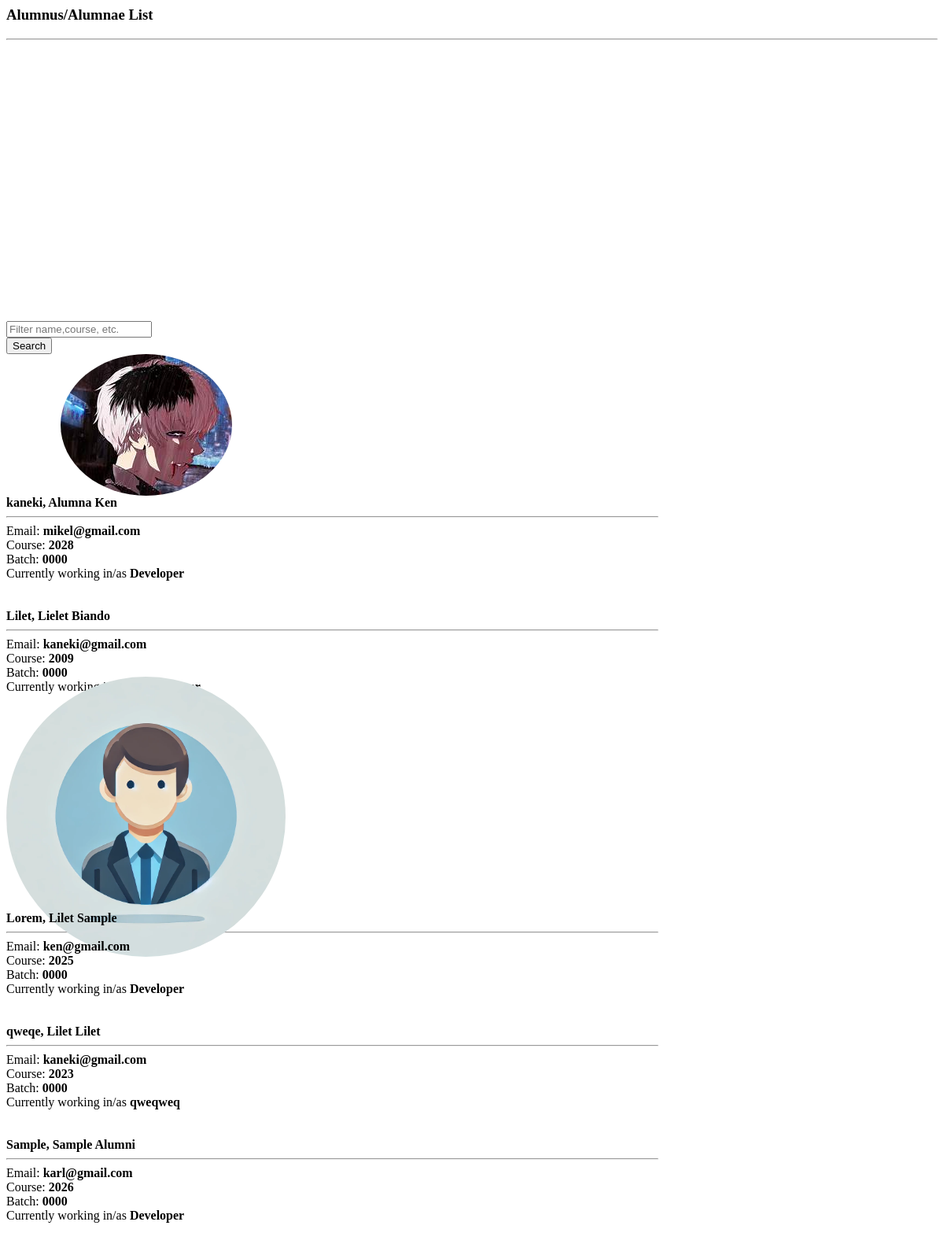
The page /client_side/alumni_list.php on the database its author committed.
### tables this page shows
CREATE TABLE `alumnus_bio` (
  `id` int(30) NOT NULL,
  `firstname` varchar(200) NOT NULL,
  `middlename` varchar(200) NOT NULL,
  `lastname` varchar(200) NOT NULL,
  `gender` varchar(10) NOT NULL,
  `batch` year(4) NOT NULL,
  `course_id` int(30) NOT NULL,
  `email` varchar(250) NOT NULL,
  `connected_to` text NOT NULL,
  `avatar` text NOT NULL,
  `status` tinyint(1) NOT NULL DEFAULT 0 COMMENT '0= Unverified, 1= Verified',
  `date_created` date NOT NULL DEFAULT current_timestamp()
);

CREATE TABLE `courses` (
  `id` int(30) NOT NULL,
  `course` text NOT NULL,
  `about` text NOT NULL
);

### client_side/alumni_list.php (the view, shortened to what this page needs)
<?php
include 'admin/db_connect.php';
?>
        <header class="masthead">
            <div class="container-fluid h-100">
                <div class="row h-100 align-items-center justify-content-center text-center">
                    <div class="col-lg-8 align-self-end mb-4 page-title">
                        <h3 class="text-white">Alumnus/Alumnae List</h3>
                        <hr class="divider my-4" />
                    </div>
                </div>
            </div>
        </header>
        	<div class="container">
        		<div class="card mb-4 mt-4">
		        <div class="card-body">
		            <div class="row">
		                <div class="col-md-8">
		                    <div class="input-group mb-3">
		                      <input type="text" class="form-control" id="filter" placeholder="Filter name,course, etc." aria-label="Filter" aria-describedby="filter-field">
		                    </div>
		                </div>
		                <div class="col-md-4">
		                    <button class="btn btn-primary btn-block btn-sm" id="search">Search</button>
		                </div>
		            </div>
		        </div>
		    </div>
        	</div>
            <div class="container-fluid mt-3 pt-2">
                <div class="row-items">
                <div class="col-lg-12">
                    <div class="row">
                <?php
                $fpath = 'admin/assets/uploads';
                $alumni = $conn->query("SELECT a.*,c.course,Concat(a.lastname,', ',a.firstname,' ',a.middlename) as name from alumnus_bio a inner join courses c on c.id = a.course_id order by Concat(a.lastname,', ',a.firstname,' ',a.middlename) asc");
                while($row = $alumni->fetch_assoc()):
                ?>
                <div class="col-md-4 item">
                <div class="card alumni-list" data-id="<?php echo $row['id'] ?>">
                        <div class="alumni-img" card-img-top>
                            <img src="<?php echo $fpath.'/'.$row['avatar'] ?>" alt="">
                        </div>
                    <div class="card-body">
                        <div class="row align-items-center h-100">
                            <div class="">
                                <div>
                                <p class="filter-txt"><b><?php echo $row['name'] ?></b></p>
                                <hr class="divider w-100" style="max-width: calc(100%)">
                                <p class="filter-txt">Email: <b><?php echo $row['email'] ?></b></p>
                                <p class="filter-txt">Course: <b><?php echo $row['course'] ?></b></p>
                                <p class="filter-txt">Batch: <b><?php echo $row['batch'] ?></b></p>
                                <p class="filter-txt">Currently working in/as <b><?php echo $row['connected_to'] ?></b></p>
                                    <br>
                                </div>
                            </div>
                        </div>
                    </div>
                </div>
                <br>
                </div>
                <?php endwhile; ?>
                </div>
                </div>
                </div>
            </div>

### client_side/alumni_list.php (style rules this page uses)
.alumni-list { cursor: pointer; border: unset; flex-direction: inherit; }
.alumni-img { width: calc(30%); max-height: 30vh; display: flex; align-items: center; justify-content: center; }
.alumni-list .card-body { width: calc(70%); }
.alumni-img img { border-radius: 100%; max-height: calc(100%); max-width: calc(100%); }
header.masthead,header.masthead:before { min-height: 50vh !important; height: 50vh !important }
.row-items { position: relative; }
.masthead { min-height: 23vh !important; height: 23vh !important; }
.masthead:before { min-height: 23vh !important; height: 23vh !important; }
.alumni-list p { margin:unset; }

### rows shown on the page
alumnus_bio: avatar (picture), name "kaneki, Alumna Ken", email "mikel@gmail.com", course.course "2028", batch "0000", connected_to "Developer"
alumnus_bio: name "Lilet, Lielet Biando", email "kaneki@gmail.com", course.course "2009", batch "0000"
alumnus_bio: avatar (placeholder picture), name "Lorem, Lilet Sample", email "ken@gmail.com", course.course "2025", batch "0000", connected_to "Developer"
alumnus_bio: name "qweqe, Lilet Lilet", email "kaneki@gmail.com", course.course "2023", batch "0000", connected_to "qweqweq"
alumnus_bio: name "Sample, Sample Alumni", email "karl@gmail.com", course.course "2026", batch "0000", connected_to "Developer"
